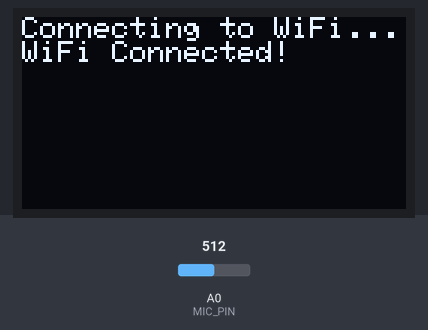
A sketch run on a simulated ESP8266 (NodeMCU). Parts: 128×64 one-colour display. The inputs (shaded band) are chosen by the test bench; at power-on: A0 (MIC_PIN) = 512. WiFi joins after 1.5 s; servers stay silent unless stated; what the sketch prints to the serial monitor is not drawn.

Above: at 2.7 s.
At 4.8 s:
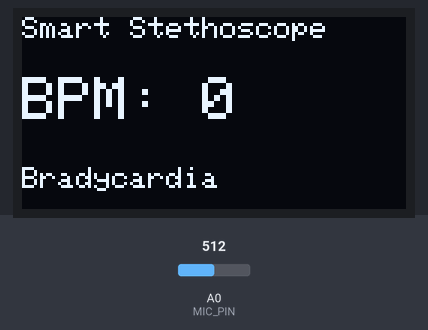
4.9 s: A0 (MIC_PIN) set to 960
At 6.6 s:
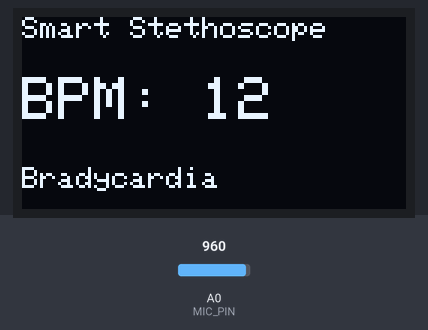
Timing chart, 0 to 8.1 s (numbered marks = the images above; inputs shaded):
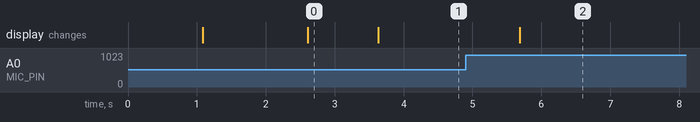

Measured:
- after the input at 4.9 s, the display: changes after 0.79 s (image 2)
- what the display in image 0 shows lasts 1.0 s, from 2.6 s to 3.6 s

The sketch:

IOT_code.ino
```cpp
#include <Wire.h>
#include <Adafruit_GFX.h>
#include <Adafruit_SSD1306.h>
#include <ESP8266WiFi.h>
#include <WiFiClient.h>

// Replace with your Wi-Fi credentials
const char* ssid = "abiabi";
const char* password = "87654321";

// ThingSpeak settings
const char* server = "api.thingspeak.com";
String writeAPIKey = "C8BQJ0THF8PFD1Z4";

// OLED display settings
#define SCREEN_WIDTH 128
#define SCREEN_HEIGHT 64
#define OLED_RESET -1
Adafruit_SSD1306 display(SCREEN_WIDTH, SCREEN_HEIGHT, &Wire, OLED_RESET);

// MAX4466 Mic input
#define MIC_PIN A0
#define SAMPLES 10
int samples[SAMPLES];
int sampleIndex = 0;

// Heartbeat detection
unsigned long lastBeatTime = 0;
float bpm = 0;
bool beatDetected = false;
unsigned long lastDisplayUpdate = 0;
unsigned long lastThingSpeakUpdate = 0;

WiFiClient client;

// Smooth analog read
int smoothAnalogRead() {
  samples[sampleIndex] = analogRead(MIC_PIN);
  sampleIndex = (sampleIndex + 1) % SAMPLES;
  int sum = 0;
  for (int i = 0; i < SAMPLES; i++) sum += samples[i];
  return sum / SAMPLES;
}

void setup() {
  Serial.begin(115200);

  // OLED init
  if (!display.begin(SSD1306_SWITCHCAPVCC, 0x3C)) {
    Serial.println(F("OLED not found"));
    while (true);
  }

  display.clearDisplay();
  display.setTextSize(1);
  display.setTextColor(SSD1306_WHITE);
  display.setCursor(0, 0);
  display.println("Smart Stethoscope");
  display.display();
  delay(1000);

  // WiFi connect
  WiFi.begin(ssid, password);
  display.clearDisplay();
  display.setCursor(0, 0);
  display.println("Connecting to WiFi...");
  display.display();

  while (WiFi.status() != WL_CONNECTED) {
    delay(500);
    Serial.print(".");
  }

  Serial.println("\nWiFi Connected");
  display.println("WiFi Connected!");
  display.display();
  delay(1000);
}

void loop() {
  int micValue = smoothAnalogRead();
  static int threshold = 950;

  if (micValue > threshold && !beatDetected) {
    unsigned long currentTime = millis();
    unsigned long timeDiff = currentTime - lastBeatTime;

    if (timeDiff > 600) {
      bpm = 60000.0 / timeDiff;
      lastBeatTime = currentTime;
      beatDetected = true;

      Serial.print("Beat detected! BPM: ");
      Serial.println(bpm);
    }
  } else if (micValue < threshold) {
    beatDetected = false;
  }

  // OLED update every 1s
  if (millis() - lastDisplayUpdate > 1000) {
    display.clearDisplay();
    display.setCursor(0, 0);
    display.setTextSize(1);
    display.println("Smart Stethoscope");

    display.setTextSize(2);
    display.setCursor(0, 20);
    display.print("BPM: ");
    display.println((int)bpm);

    display.setTextSize(1);
    display.setCursor(0, 50);
    if (bpm < 60) display.println("Bradycardia");
    else if (bpm > 100) display.println("Tachycardia");
    else display.println("Normal");

    display.display();
    lastDisplayUpdate = millis();
  }

  // ThingSpeak update every 20s
  if (millis() - lastThingSpeakUpdate > 10000 && bpm > 0) {
    if (client.connect(server, 80)) {
      String postStr = "api_key=" + writeAPIKey + "&field1=" + String((int)bpm);
      client.println("POST /update HTTP/1.1");
      client.println("Host: api.thingspeak.com");
      client.println("Connection: close");
      client.println("Content-Type: application/x-www-form-urlencoded");
      client.print("Content-Length: ");
      client.println(postStr.length());
      client.println();
      client.println(postStr);

      Serial.println("BPM sent to ThingSpeak.");
    } else {
      Serial.println("ThingSpeak connection failed.");
    }

    client.stop();
    lastThingSpeakUpdate = millis();
  }
}
```
